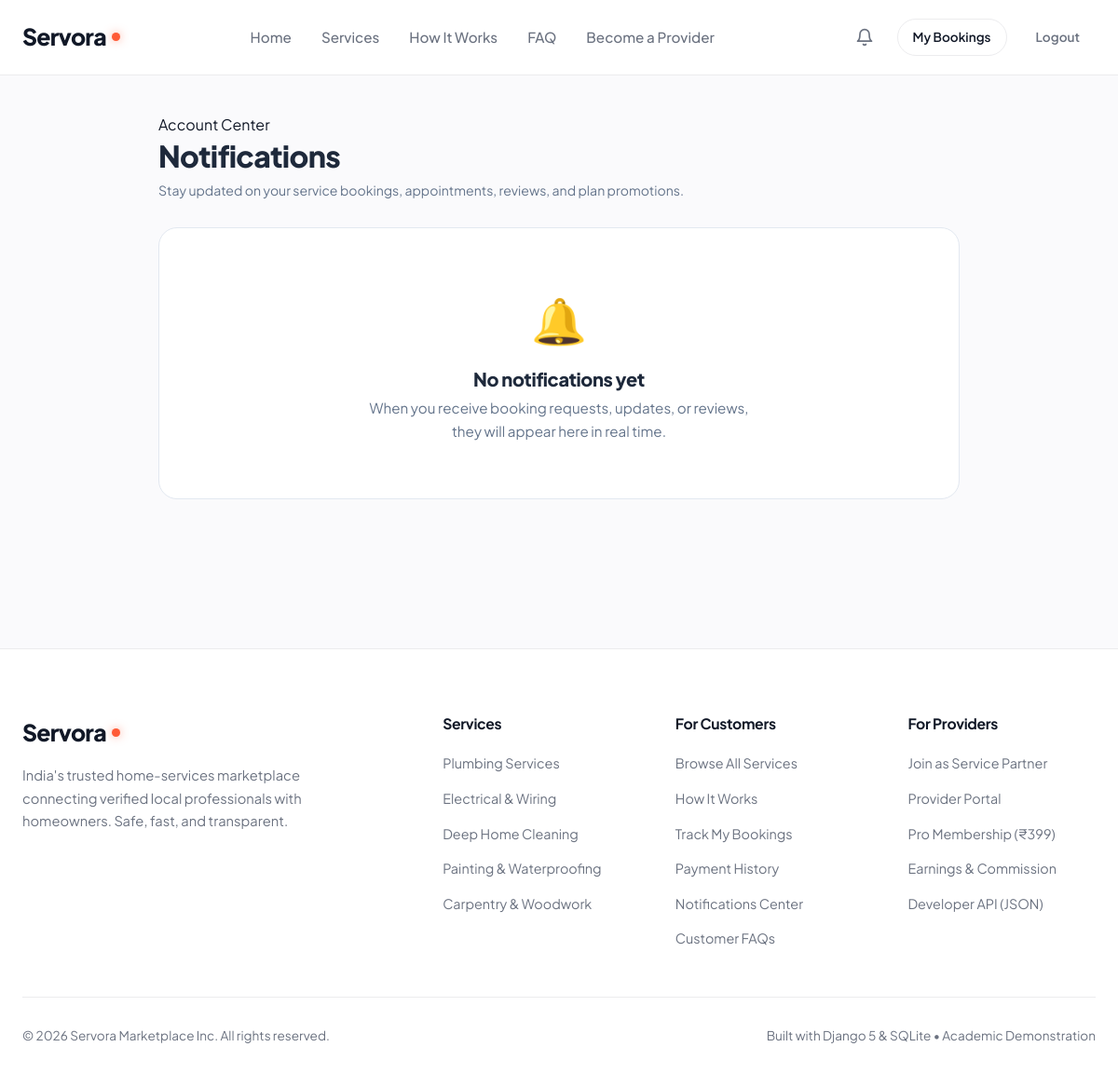
The app's page /notifications/ (signed in), older data.
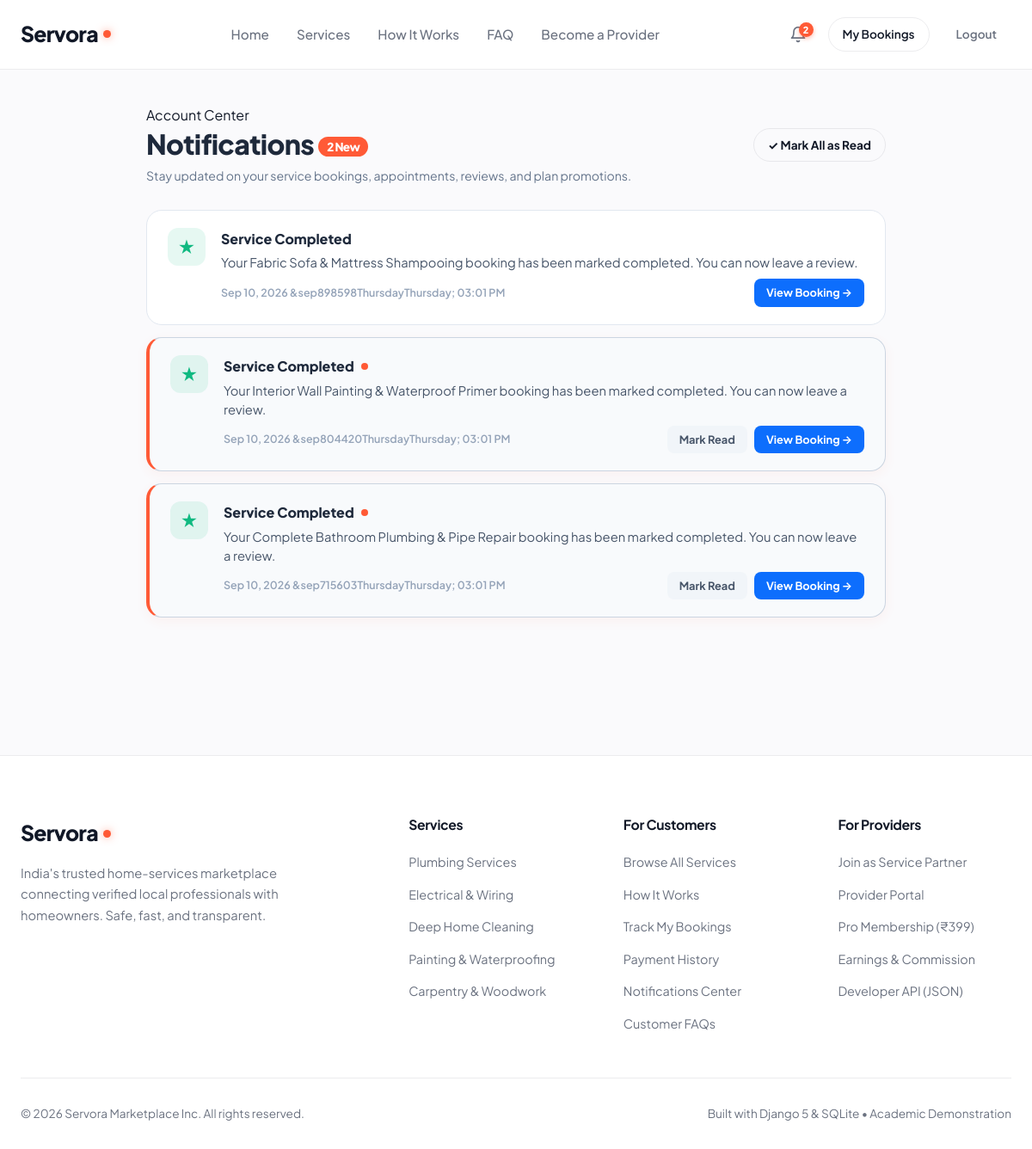
The same page, newer data.
### services/models.py (models this page shows, shortened)
class Notification(models.Model):
    NOTIFICATION_TYPES = (
        ('booking_created', 'New Booking Request'),
        ('booking_accepted', 'Booking Accepted'),
        ('booking_declined', 'Booking Declined'),
        ('booking_cancelled', 'Booking Cancelled'),
        ('booking_completed', 'Service Completed'),
        ('review_received', 'New Review Received'),
        ('subscription_activated', 'Pro Subscription Activated'),
        ('featured_listing_activated', 'Service Featured'),
        ('materials_added', 'Materials Proposal Added'),
        ('materials_approved', 'Materials Approved'),
        ('materials_rejected', 'Materials Rejected'),
        ('payment_received', 'Payment Confirmed'),
        ('refund_processed', 'Payment Refunded'),
    )
    recipient = models.ForeignKey(User, on_delete=models.CASCADE, related_name='notifications')
    notification_type = models.CharField(max_length=35, choices=NOTIFICATION_TYPES)
    title = models.CharField(max_length=200)
    message = models.TextField()
    booking = models.ForeignKey(Booking, null=True, blank=True, on_delete=models.SET_NULL, related_name='notifications')
    service = models.ForeignKey(Service, null=True, blank=True, on_delete=models.SET_NULL, related_name='notifications')
    is_read = models.BooleanField(default=False)
    created_at = models.DateTimeField(auto_now_add=True)
    class Meta:
        ordering = ['-created_at']

### services/views.py (the view)
# urls.py: path('notifications/', views.notifications_list_view, name='notifications_list'),
@login_required
def notifications_list_view(request):
    notifications = Notification.objects.filter(
        recipient=request.user
    ).select_related('booking', 'service').order_by('-created_at')
    unread_count = notifications.filter(is_read=False).count()
    return render(request, 'notifications/list.html', {
        'notifications': notifications,
        'unread_count': unread_count,
        'active_tab': 'notifications',
    })

### services/context_processors.py (called while the page is built)
def notifications_context(request):
    if request.user.is_authenticated:
        user_notifications = Notification.objects.filter(recipient=request.user)
        unread_count = user_notifications.filter(is_read=False).count()
        recent = user_notifications[:5]
        return {
            'unread_notifications_count': unread_count,
            'recent_notifications': recent,
        }
    return {
        'unread_notifications_count': 0,
        'recent_notifications': [],
    }

### users/models.py (called while the page is built)
    @property
    def is_provider(self):
        return self.role == 'provider'

### templates/notifications/list.html (shortened to what the changed rows need)
{% extends 'base.html' %}
{% load static %}
{% block content %}
<section class="section">
  <div class="container">
    <div class="notifications-container">
      <div class="notifications-header">
        <div>
          <h1 style="font-size: 2rem; margin: 0 0 6px; color: #1E293B;">
            Notifications
            {% if unread_count > 0 %}
              <span style="font-size: 0.85rem; background: #FF5A36; color: #FFFFFF; padding: 3px 10px; border-radius: 9999px; vertical-align: middle; font-weight: 800;">
                {{ unread_count }} New
              </span>
            {% endif %}
          </h1>
        </div>
        {% if unread_count > 0 %}
          <form method="POST" action="{% url 'notification_mark_all_read' %}" style="margin: 0;">
            <button type="submit" class="btn btn-outline btn-sm" style="font-size: 0.85rem; font-weight: 700;">
              ✓ Mark All as Read
            </button>
          </form>
        {% endif %}
      </div>
      {% if notifications %}
        <div class="notifications-list">
          {% for notif in notifications %}
            <div class="notif-card {% if not notif.is_read %}unread{% endif %}">
              <div class="notif-icon
                {% if notif.notification_type == 'booking_created' %}notif-icon-booking
                {% elif notif.notification_type == 'booking_accepted' or notif.notification_type == 'booking_completed' %}notif-icon-success
                {% elif notif.notification_type == 'booking_declined' or notif.notification_type == 'booking_cancelled' %}notif-icon-danger
                {% elif notif.notification_type == 'review_received' %}notif-icon-review
                {% else %}notif-icon-pro{% endif %}">
                {% if notif.notification_type == 'booking_created' %}📅
                {% elif notif.notification_type == 'booking_accepted' %}✓
                {% elif notif.notification_type == 'booking_declined' or notif.notification_type == 'booking_cancelled' %}✕
                {% elif notif.notification_type == 'booking_completed' %}★
                {% elif notif.notification_type == 'review_received' %}⭐
                {% elif notif.notification_type == 'subscription_activated' %}👑
                {% elif notif.notification_type == 'featured_listing_activated' %}⚡
                {% else %}🔔{% endif %}
              </div>
              <div style="flex: 1;">
                <div class="notif-title">
                  <span>{{ notif.title }}</span>
                  {% if not notif.is_read %}
                    <span class="notif-unread-dot" title="Unread notification"></span>
                  {% endif %}
                </div>
                <div class="notif-message">{{ notif.message }}</div>
                <div style="display: flex; align-items: center; justify-content: space-between; flex-wrap: wrap; gap: 8px;">
                  <span class="notif-time">{{ notif.created_at|date:"M d, Y &bull; h:i A" }}</span>
                  <div style="display: flex; gap: 8px;">
                    {% if not notif.is_read %}
                      <a href="{% url 'notification_mark_read' notif.id %}?next={% url 'notifications_list' %}" class="notif-action-btn" style="background: #F1F5F9; color: #475569;">
                        Mark Read
                      </a>
                    {% endif %}
                    {% if notif.booking %}
                      {% if user.profile.is_provider %}
                        <a href="{% url 'notification_mark_read' notif.id %}?next={% url 'provider_job_detail' notif.booking.id %}" class="notif-action-btn" style="background: #0D6EFD; color: #FFFFFF;">
                          View Job &rarr;
                        </a>
                      {% else %}
                        <a href="{% url 'notification_mark_read' notif.id %}?next={% url 'booking_detail' notif.booking.id %}" class="notif-action-btn" style="background: #0D6EFD; color: #FFFFFF;">
                          View Booking &rarr;
                        </a>
                      {% endif %}
                    {% elif notif.service %}
                      <a href="{% url 'notification_mark_read' notif.id %}?next={% url 'service_detail' notif.service.id %}" class="notif-action-btn" style="background: #8B5CF6; color: #FFFFFF;">
                        View Service &rarr;
                      </a>
                    {% endif %}
                  </div>
                </div>
              </div>
            </div>
          {% endfor %}
        </div>
      {% else %}
        <div style="background: #FFFFFF; border: 1px solid #E2E8F0; border-radius: 20px; text-align: center; padding: 60px 20px;">
          <div style="font-size: 3rem; margin-bottom: 12px;">🔔</div>
          <h3 style="font-size: 1.25rem; font-weight: 800; color: #1E293B; margin-bottom: 6px;">No notifications yet</h3>
          <p style="color: #64748B; font-size: 0.95rem; max-width: 420px; margin: 0 auto;">
            When you receive booking requests, updates, or reviews, they will appear here in real time.
          </p>
        </div>
      {% endif %}
    </div>
  </div>
</section>
{% endblock %}

Row changes from the older to the newer data that the page shows:
added Notification: title "Service Completed", message "Your Fabric Sofa & Mattress Shampooing booking has been marked completed. You can now leave a review.", created_at "Sep 10, 2026 &sep898598ThursdayThursday; 03:01 PM", shows "View Booking →", is_read True (drawn)
added Notification: title "Service Completed", is_read False (drawn), message "Your Interior Wall Painting & Waterproof Primer booking has been marked completed. You can now leave a review.", created_at "Sep 10, 2026 &sep804420ThursdayThursday; 03:01 PM", shows "View Booking →"
added Notification: title "Service Completed", is_read False (drawn), message "Your Complete Bathroom Plumbing & Pipe Repair booking has been marked completed. You can now leave a review.", created_at "Sep 10, 2026 &sep715603ThursdayThursday; 03:01 PM", shows "View Booking →"
Text that changed along with them:
{{ unread_notifications_count }}: (not shown) → "2"
{{ unread_count }}: (not shown) → "2"
text no longer shown: "🔔 No notifications yet When you receive booking requests, updates, or reviews, they will appear here in real time."
text now shown: "New ✓ Mark All as Read"
